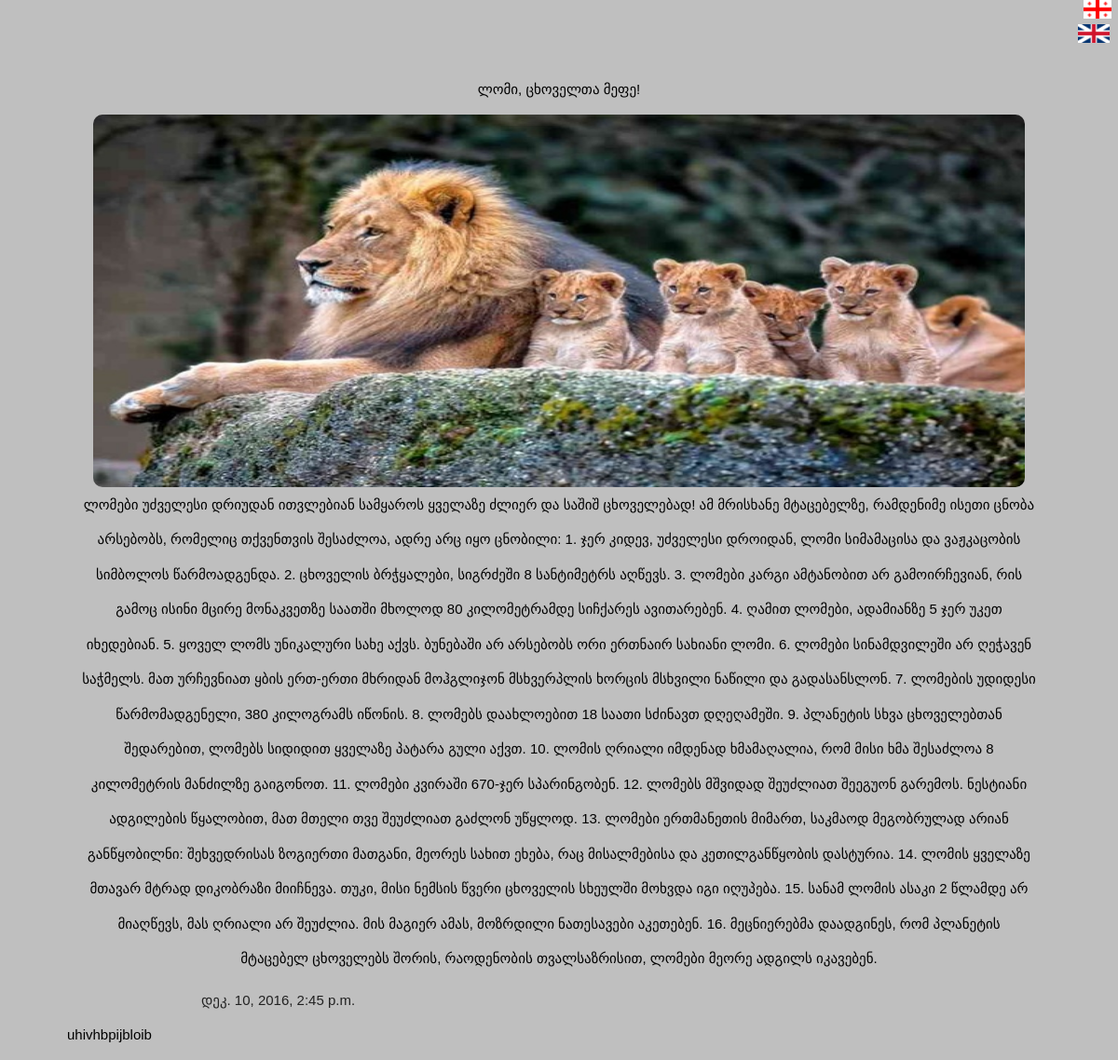
Page /app/6/srulad/ on the committed database.
### app/models.py (models this page shows, shortened)
class Post(models.Model):
	postis_satauri=models.CharField(verbose_name=_("სათაური"),max_length=50)
	postis_contenti=models.TextField(verbose_name=_("კონტენტი"))
	sheqmnis_dro=models.DateTimeField(verbose_name=_('შექმნის დრო'),auto_now_add=True, blank=True)
	surati=models.ImageField(verbose_name=_("სურათი"),upload_to='app')
	ganaxlebis_dro=models.DateTimeField(verbose_name=_('განახლების დრო'),auto_now_add=True, blank=True)
	comment= models.ManyToManyField(Comment,verbose_name=_("კომენტარი"))
	class Meta:
		verbose_name_plural=_("პოსტები")
		verbose_name=_("პოსტი")

class Comment(models.Model):
	komentari=models.CharField(verbose_name=_("კომენტარი"),max_length=200)
	def __str__(self):
		return self.komentari
	class Meta:
		verbose_name_plural=_("კომენტარები")
		verbose_name=_("კომენტარი")

### app/views.py (the view)
# urls.py: url(r'^(?P<posti_id>[0-9]+)/srulad/$',srulad,name="srulad"),
def srulad(request,posti_id):
	posti_srulad=Post.objects.get(pk=posti_id)
	form=CommentForm()
	if request.method =="POST":
		form=CommentForm(request.POST)
		if form.is_valid():
			a=form.save()
			posti_srulad.comment.add(a)
	context={
			"posti":posti_srulad,
			"form":form,
			"user":request.user,
			}
	return render(request,'app/srulad.html',context)

### templates/app/srulad.html (shortened to what this page needs)
<!DOCTYPE html>
<html>
<head>
{% load static %}
<link rel="stylesheet" href="{% static 'css/new.css' %}">
</head>
<body style="background-color: rgb(191, 191, 191);">
{% include "app/lang_change.html" %}
	<p style="text-align: center;" >{{posti.postis_satauri}}</p>
	<img src="{{posti.surati.url}}" alt="some_text" style="width: 1000px; height: 400px; margin: auto; display: block; border-radius: 10px;">
	<p style="text-align: center; line-height: 2.5em; display: block; margin: auto; width: 1024px;">{{posti.postis_contenti}}</p>
	<p style="display: block; padding-left: 18%; color: rgb(34, 34, 34);">{{posti.sheqmnis_dro}}</p>
	{% for i in posti.comment.all %}
		<p style="padding-left: 6%;">{{i}}</p>
	{% endfor %}
</body>
</html>

### static/css/new.css (style rules this page uses)
html { box-sizing:border-box }
*,*:before,*:after { box-sizing:inherit }
html { -ms-text-size-adjust:100%;-webkit-text-size-adjust:100% }
body { margin:0 }
img { border-style:none }
html,body { font-family:Verdana,sans-serif;font-size:15px;line-height:1.5 }
html { overflow-x:hidden }
img { margin-bottom:-5px }

### rows in the picture
Post: postis_satauri "ლომი, ცხოველთა მეფე!", surati (picture), postis_contenti "ლომები უძველესი დრიუდან ითვლებიან სამყაროს ყველაზე ძლიერ და საშიშ ცხოველებად! ამ მრისხანე მტაცებელზე, რამდენიმე ისეთი ცნობა არსებობს, რომელიც თქვენთვის შესაძლოა, ადრე არც იყო ცნობილი: 1. ჯერ კიდევ, უძველესი დროიდან, ლომი სიმამაცისა და ვაჟკაცობის სიმბოლოს წარმოადგენდა. 2. ცხოველის ბრჭყალები, სიგრძეში 8 სანტიმეტრს აღწევს. 3. ლომები კარგი ამტანობით არ გამოირჩევიან, რის გამოც ისინი მცირე მონაკვეთზე საათში მხოლოდ 80 კილომეტრამდე სიჩქარეს ავითარებენ. 4. ღამით ლომები, ადამიანზე 5 ჯერ უკეთ იხედებიან. 5. ყოველ ლომს უნიკალური სახე აქვს. ბუნებაში არ არსებობს ორი ერთნაირ სახიანი ლომი. 6. ლომები სინამდვილეში არ ღეჭავენ საჭმელს. მათ ურჩევნიათ ყბის ერთ-ერთი მხრიდან მოჰგლიჯონ მსხვერპლის ხორცის მსხვილი…", sheqmnis_dro "დეკ. 10, 2016, 2:45 p.m."
Comment: komentari "uhivhbpijbloib"
